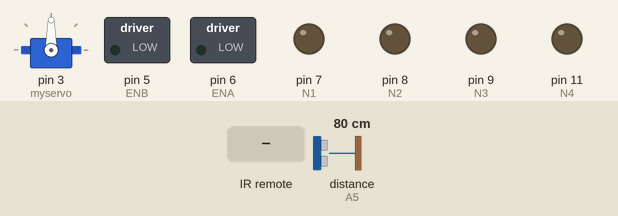
A sketch run on a simulated Arduino Uno, built with avr-gcc and run on an emulated ATmega328P. Parts: servo, switched loads named in the sketch (green lamp = pin HIGH), output pins drawn as LEDs (lit = HIGH). Dashed ring = blinking. The inputs (shaded band) are chosen by the test bench; at power-on: distance to the obstacle (sensor on A5) 80 cm. The echo pulse lasts 58.3 µs per cm.

Above: at 1.2 s.
1.3 s: infrared code 0xFFB04F received
At 2.1 s:
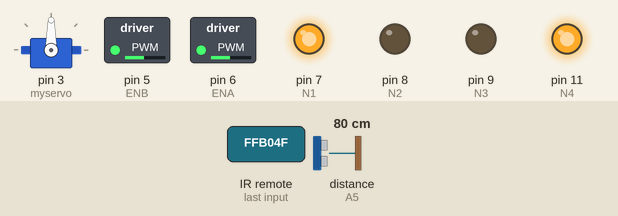
2.8 s: distance to the obstacle (sensor on A5) set to 22 cm
4.3 s: distance to the obstacle (sensor on A5) set to 17 cm
At 4.56 s:
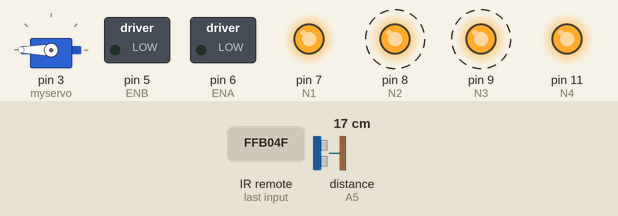
7.3 s: distance to the obstacle (sensor on A5) set to 12 cm
10.3 s: distance to the obstacle (sensor on A5) set to 9 cm
At 12.4 s:
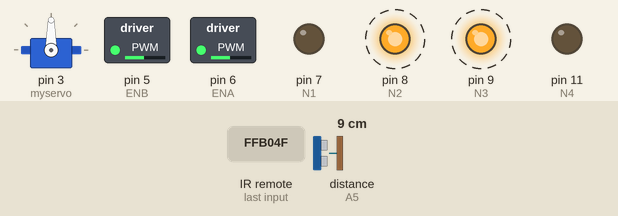
13.3 s: distance to the obstacle (sensor on A5) set to 35 cm
At 14.5 s:
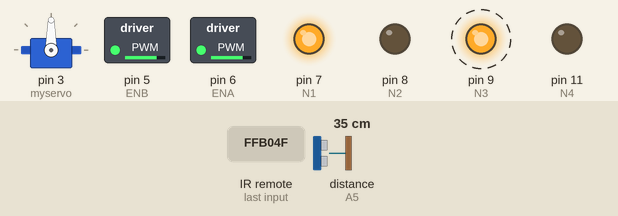
Timing chart, 0 to 16.6 s (numbered marks = the images above; inputs shaded):
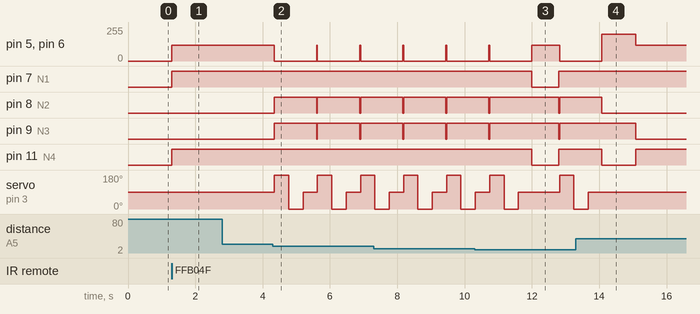

Measured:
- the behaviour switches between 20 and 19 cm on distance to the obstacle (sensor on A5) (found by bisection; images 1 and 2)
- the behaviour switches between 11 and 10 cm on distance to the obstacle (sensor on A5) (found by bisection; images 2 and 3)
- after the input at 1.3 s, pin 5 (ENB), pin 6 (ENA): 0/255 → 120/255 at once; pin 7 (N1), pin 11 (N4): LOW → HIGH at once
- after the input at 2.8 s, every drawn part: stays the same
- after the input at 4.3 s, pin 5 (ENB), pin 6 (ENA): 120/255 → 0/255 after 0.05 s; pin 8 (N2), pin 9 (N3): alternates HIGH for 1.3 s and LOW for 0.03 s, starting after 0.05 s; servo on pin 3 (myservo): 90° → 180° after 0.05 s, → 0° 0.43 s later, → 90° 0.43 s later, → 180° 0.43 s later, … (7 changes in this stretch)
- after the input at 10.3 s, pin 7 (N1), pin 11 (N4): HIGH → LOW after 1.7 s, → HIGH 0.80 s later; pin 8 (N2), pin 9 (N3): HIGH → LOW after 2.5 s, → HIGH 0.03 s later
- after the input at 13.3 s, pin 7 (N1): stops changing and stays HIGH; servo on pin 3 (myservo): goes on until 13.7 s, then stays 90°

The sketch:

robotCar.ino
```cpp
////Task 2, SR04 ultrasonic sensor starting example
//#include "SR04.h"
//#define TRIG_PIN 12 // change it to the pins on the robot car accordingly.
//#define ECHO_PIN 11
//SR04 sr04 = SR04(ECHO_PIN,TRIG_PIN);
//long a;
//void setup() {
//   Serial.begin(9600);
//   delay(1000);
//}
//void loop() {
//   a=sr04.Distance();
//   Serial.print(a);
//   Serial.println("cm");
//   delay(1000);
//}

//// Task 3, the servo motor
//#include <Servo.h>
//Servo myservo;  // create servo object to control a servo
//// twelve servo objects can be created on most boards
//int pos = 0;    // variable to store the servo position
//void setup() {
//  myservo.attach(3);  // attaches the servo on pin 3 to the servo object
//}
//void loop() {
//  for (pos = 0; pos <= 180; pos += 1) { // goes from 0 degrees to 180 degrees
//    // in steps of 1 degree
//    myservo.write(pos);              // tell servo to go to position in variable 'pos'
//    delay(15);                       // waits 15ms for the servo to reach the position
//  }
//  for (pos = 180; pos >= 0; pos -= 1) { // goes from 180 degrees to 0 degrees
//    myservo.write(pos);              // tell servo to go to position in variable 'pos'
//    delay(15);                       // waits 15ms for the servo to reach the position
//  }
//}

//// Task 4, DC motors
//int ENA=6;
//int ENB=5;
//int N1=7;
//int N2=8;
//int N3=9;
//int N4=11;
//void setup(){
////  pinMode(ENA,OUTPUT);
////  pinMode(ENB,OUTPUT);
////You do not need to call pinMode()
////to set the pin as an output before calling analogWrite().
//  pinMode(N1,OUTPUT);
//  pinMode(N2,OUTPUT);
//  pinMode(N3,OUTPUT);
//  pinMode(N4,OUTPUT);
//}
//void loop(){
//  analogWrite(ENA,100);//The PWM value is 0~255, 0 means always OFF, 255 means always ON.
//  analogWrite(ENB,100);
//  digitalWrite(N1,HIGH);
//  digitalWrite(N2,LOW);
//  digitalWrite(N3,LOW);
//  digitalWrite(N4,HIGH);
//}

//// Task 5, The line tracker
//int middle=4;
//int right=10;
//int left=2;
//int M=0;
//int R=0;
//int L=0;
//
//void setup(){
//  Serial.begin(9600);
//  pinMode(middle,INPUT);
//  pinMode(right,INPUT);
//  pinMode(left,INPUT);
//}
//
//void loop(){
//  M=digitalRead(middle);
////  R=digitalRead(right);
////  L=digitalRead(left);
//  Serial.println(M);
//  delay(500);
////  Serial.println(R);
////  delay(500);
////  Serial.println(L);
////  delay(500);
//}

//// Smart car tournament, Mode 1: let's go places
//#include <IRremote.h>
//int receiver = 12; // Signal Pin of IR receiver to Arduino Digital Pin 12
//IRrecv irrecv(receiver);     // create instance of 'irrecv'
//decode_results results;      // create instance of 'decode_results'
//
//int middle=4; // Line tracker
//int right=10;
//int left=2;
//int M=0;
//int R=0;
//int L=0;
//
//int ENA=6; // DC motor
//int ENB=5;
//int N1=7;
//int N2=8;
//int N3=9;
//int N4=11;
//
//int Mode=0;
//
//void setup()
//{
//  irrecv.enableIRIn(); // Start the receiver
//
//  pinMode(middle,INPUT);// Line tracker
//  pinMode(right,INPUT);
//  pinMode(left,INPUT);
//
//  pinMode(N1,OUTPUT); // DC motor
//  pinMode(N2,OUTPUT);
//  pinMode(N3,OUTPUT);
//  pinMode(N4,OUTPUT);
//}
//void loop()
//{
//  if (irrecv.decode(&results)) // have we received an IR signal?
//  {
//    modeCheck();
//    translateIR();
//    irrecv.resume(); // receive the next value
//  }
//}
//void modeCheck(){
//    if (results.value==0xFF6897)
//    {
//      Mode=1;
//    }
//    else if (results.value==0xFF9867){
//      Mode=2;
//    }
//    else if (results.value==0xFFB04F){
//      Mode=3;
//    }
//}
//void translateIR() // takes action based on IR code received
//{
//  if (Mode==1){
//      switch(results.value)
//      {
//      case 0xFF629D: goForward(); break;
//      case 0xFF22DD: turnLeft(); break;
//      case 0xFF02FD: stopCar(); break;
//      case 0xFFC23D: turnRight(); break;
//      case 0xFFA857: goBack(); break;
//    //  case 0xFF9867: lcd.print("2     "); break;
//    //  case 0xFFB04F: lcd.print("3     "); break;
//    //  case 0xFF6897: lcd.print("1     ");    break;
//    //  case 0xFF30CF: lcd.print("4     ");    break;
//    //  case 0xFF18E7: lcd.print("5     ");    break;
//    //  case 0xFF7A85: lcd.print("6     ");    break;
//    //  case 0xFF10EF: lcd.print("7     ");    break;
//    //  case 0xFF38C7: lcd.print("8     ");    break;
//    //  case 0xFF5AA5: lcd.print("9     ");    break;
//    //  case 0xFF42BD: lcd.print("STAR  ");    break;
//    //  case 0xFF4AB5: lcd.print("0     ");    break;
//    //  case 0xFF52AD: lcd.print("HASH ");    break;
//    //  case 0xFFFFFFFF: lcd.print("REPEAT");delay(1000); lcd.clear();break;
//    //  default:
//    //  lcd.print("INVALID");
//      }
//    }
//} //END translateIR
//
//void goForward(){
//  analogWrite(ENA,120);//The PWM value is 0~255, 0 means always OFF, 255 means always ON.
//  analogWrite(ENB,120);
//  digitalWrite(N1,HIGH);
//  digitalWrite(N2,LOW);
//  digitalWrite(N3,LOW);
//  digitalWrite(N4,HIGH);
//}
//void goBack(){
//  analogWrite(ENA,120);//The PWM value is 0~255, 0 means always OFF, 255 means always ON.
//  analogWrite(ENB,120);
//  digitalWrite(N1,LOW);
//  digitalWrite(N2,HIGH);
//  digitalWrite(N3,HIGH);
//  digitalWrite(N4,LOW);
//}
//void turnLeft(){
//  analogWrite(ENA,200);//The PWM value is 0~255, 0 means always OFF, 255 means always ON.
//  analogWrite(ENB,200);
//  digitalWrite(N1,LOW);
//  digitalWrite(N2,HIGH);
//  digitalWrite(N3,LOW);
//  digitalWrite(N4,HIGH);
//}
//void turnRight(){
//  analogWrite(ENA,200);//The PWM value is 0~255, 0 means always OFF, 255 means always ON.
//  analogWrite(ENB,200);
//  digitalWrite(N1,HIGH);
//  digitalWrite(N2,LOW);
//  digitalWrite(N3,HIGH);
//  digitalWrite(N4,LOW);
//}
//void stopCar(){
//  analogWrite(ENA,0);//The PWM value is 0~255, 0 means always OFF, 255 means always ON.
//  analogWrite(ENB,0);
//  digitalWrite(N1,HIGH);
//  digitalWrite(N2,HIGH);
//  digitalWrite(N3,HIGH);
//  digitalWrite(N4,HIGH);
//}

//// Mode 1 and Mode 2. Works perfectly.
//#include <IRremote.h>
//int receiver = 12; // Signal Pin of IR receiver to Arduino Digital Pin 12
//IRrecv irrecv(receiver);     // create instance of 'irrecv'
//decode_results results;      // create instance of 'decode_results'
//int Mode=0;
//
//int ENA=6; // DC motor
//int ENB=5;
//int N1=7;
//int N2=8;
//int N3=9;
//int N4=11;
//
//int middle=4; // Line tracker
//int right=10;
//int left=2;
//int M=0;
//int R=0;
//int L=0;
//
//void setup(){
//  irrecv.enableIRIn();
//  Serial.begin(9600);
//  pinMode(N1,OUTPUT); // DC motor
//  pinMode(N2,OUTPUT);
//  pinMode(N3,OUTPUT);
//  pinMode(N4,OUTPUT);
//
//  pinMode(middle,INPUT);// Line tracker
//  pinMode(right,INPUT);
//  pinMode(left,INPUT);
//}
//void loop(){
//  if (irrecv.decode(&results)){
//      modeCheck();
//      irrecv.resume(); // receive the next value
//  }
//  translateIR(); // Move this out of the IF statement above is SUPER important
//}
//void modeCheck(){
//    if (results.value==0xFF6897)
//    {
//      Mode=1;
//    }
//    else if (results.value==0xFF9867)
//    {
//      Mode=2;
//    }
//    else if (results.value==0xFF30CF){
//      Mode=4; // Just stop
//    }
//}
//
//void translateIR() // takes action based on IR code received
//{
//  if (Mode==1){
//      switch(results.value)
//      {
//      case 0xFF629D: goForward(); break;
//      case 0xFF22DD: turnLeft(); break;
//      case 0xFF02FD: stopCar(); break;
//      case 0xFFC23D: turnRight(); break;
//      case 0xFFA857: goBack(); break;
//      }
//  }
//  else if (Mode==2){
//      M=digitalRead(middle);
//      R=digitalRead(right);
//      L=digitalRead(left);
//      if (M==0 && R==1 && L==1){
//        goForward();
//      }
//      else if (R==0 && L==1){
//        turnRight();
//      }
//      else if (R==1 && L==0){
//        turnLeft();
//      }
//  }
//  else if (Mode==4){
//      stopCar();
//   }
//}
//void goForward(){
//  analogWrite(ENA,120);//The PWM value is 0~255, 0 means always OFF, 255 means always ON.
//  analogWrite(ENB,120);
//  digitalWrite(N1,HIGH);
//  digitalWrite(N2,LOW);
//  digitalWrite(N3,LOW);
//  digitalWrite(N4,HIGH);
//}
//void goBack(){
//  analogWrite(ENA,120);//The PWM value is 0~255, 0 means always OFF, 255 means always ON.
//  analogWrite(ENB,120);
//  digitalWrite(N1,LOW);
//  digitalWrite(N2,HIGH);
//  digitalWrite(N3,HIGH);
//  digitalWrite(N4,LOW);
//}
//void turnLeft(){
//  analogWrite(ENA,200);//The PWM value is 0~255, 0 means always OFF, 255 means always ON.
//  analogWrite(ENB,200);
//  digitalWrite(N1,LOW);
//  digitalWrite(N2,HIGH);
//  digitalWrite(N3,LOW);
//  digitalWrite(N4,HIGH);
//}
//void turnRight(){
//  analogWrite(ENA,200);//The PWM value is 0~255, 0 means always OFF, 255 means always ON.
//  analogWrite(ENB,200);
//  digitalWrite(N1,HIGH);
//  digitalWrite(N2,LOW);
//  digitalWrite(N3,HIGH);
//  digitalWrite(N4,LOW);
//}
//void stopCar(){
//  analogWrite(ENA,0);//The PWM value is 0~255, 0 means always OFF, 255 means always ON.
//  analogWrite(ENB,0);
//  digitalWrite(N1,HIGH);
//  digitalWrite(N2,HIGH);
//  digitalWrite(N3,HIGH);
//  digitalWrite(N4,HIGH);
//}

// Mode 3, obstacle avoider
#include <SR04.h> // Untrosonic sensor
#define TRIG_PIN A5
#define ECHO_PIN A4
SR04 sr04 = SR04(ECHO_PIN,TRIG_PIN);
long a;

#include <Servo.h>
Servo myservo;  // create servo object to control a servo
// twelve servo objects can be created on most boards
int pos = 90;    // variable to store the servo position

#include <IRremote.h> // Remote controller
int receiver = 12; // Signal Pin of IR receiver to Arduino Digital Pin 12
IRrecv irrecv(receiver);     // create instance of 'irrecv'
decode_results results;      // create instance of 'decode_results'
int Mode=0;

int ENA=6; // DC motor
int ENB=5;
int N1=7;
int N2=8;
int N3=9;
int N4=11;

int middle=4; // Line tracker
int right=10;
int left=2;
int M=0;
int R=0;
int L=0;

void setup(){
//  Serial.begin(9600);
  myservo.attach(3);  // attaches the servo on pin 3 to the servo object

  myservo.write(90);  // initialize servo position

  pinMode(TRIG_PIN,OUTPUT);
  pinMode(ECHO_PIN,INPUT);

  irrecv.enableIRIn(); // IR remote
//  Serial.begin(9600);
  pinMode(N1,OUTPUT); // DC motor
  pinMode(N2,OUTPUT);
  pinMode(N3,OUTPUT);
  pinMode(N4,OUTPUT);

  pinMode(middle,INPUT);// Line tracker
  pinMode(right,INPUT);
  pinMode(left,INPUT);
}
void loop(){
  if (irrecv.decode(&results)){
      modeCheck();
      irrecv.resume(); // receive the next value
  }
  translateIR();
}
void modeCheck(){
    if (results.value==0xFF6897)
    {
      Mode=1; // Enter Mode 1, Go places
    }
    else if (results.value==0xFF9867)
    {
      Mode=2; // Enter Mode 2, Line tracker
    }
    else if (results.value==0xFFB04F){
      Mode=3; // Enter Mode 3, obstacle avoider
    }
    else if (results.value==0xFF30CF){
      Mode=4; // Just stop
    }
}

void translateIR() // takes action based on IR code received
{
  if (Mode==1){Serial.println(results.value);
      switch(results.value)
      {
      case 0xFF629D: goForward(); break;
      case 0xFF22DD: turnLeft(); break;
      case 0xFF02FD: stopCar(); break;
      case 0xFFC23D: turnRight(); break;
      case 0xFFA857: goBack(); break;
      }
  }
  else if (Mode==2){
      M=digitalRead(middle);
      R=digitalRead(right);
      L=digitalRead(left);
      if (M==0 && R==1 && L==1){
        goForward();
      }
      else if (R==0 && L==1){
        turnRight();
      }
      else if (R==1 && L==0){
        turnLeft();
      }
  }
  else if (Mode==3){
      goForward();
      a=sr04.Distance();
      Serial.println(a);
      if (a<20){
        stopCar();
        myservo.write(180);
        delay(400);
        int leftDist=sr04.Distance();
        myservo.write(0);
        delay(400);
        int rightDist=sr04.Distance();
        myservo.write(90);
        delay(400);
        if (rightDist>leftDist){
          turnRight(); // how to make it turn for 90 degree?
          delay(1000);
          translateIR();
        }
        else if (rightDist<leftDist){
          turnLeft(); // how to make it turn for 90 degrees?
          delay(1000);
          translateIR();
        }
        else if ((rightDist<=10) || (leftDist<=10)){
          goBack(); // how to make it go back for a certian distance
          delay(800);
          translateIR();
        }
        else {
          goForward();
        }
      }
      else {
        goForward();
      }
  }
  else if (Mode==4){
      stopCar();
   }
}
void goForward(){
  analogWrite(ENA,120);//The PWM value is 0~255, 0 means always OFF, 255 means always ON.
  analogWrite(ENB,120);
  digitalWrite(N1,HIGH);
  digitalWrite(N2,LOW);
  digitalWrite(N3,LOW);
  digitalWrite(N4,HIGH);
}
void goBack(){
  analogWrite(ENA,120);//The PWM value is 0~255, 0 means always OFF, 255 means always ON.
  analogWrite(ENB,120);
  digitalWrite(N1,LOW);
  digitalWrite(N2,HIGH);
  digitalWrite(N3,HIGH);
  digitalWrite(N4,LOW);
}
void turnLeft(){
  analogWrite(ENA,200);//The PWM value is 0~255, 0 means always OFF, 255 means always ON.
  analogWrite(ENB,200);
  digitalWrite(N1,LOW);
  digitalWrite(N2,HIGH);
  digitalWrite(N3,LOW);
  digitalWrite(N4,HIGH);
}
void turnRight(){
  analogWrite(ENA,200);//The PWM value is 0~255, 0 means always OFF, 255 means always ON.
  analogWrite(ENB,200);
  digitalWrite(N1,HIGH);
  digitalWrite(N2,LOW);
  digitalWrite(N3,HIGH);
  digitalWrite(N4,LOW);
}
void stopCar(){
  analogWrite(ENA,0);//The PWM value is 0~255, 0 means always OFF, 255 means always ON.
  analogWrite(ENB,0);
  digitalWrite(N1,HIGH);
  digitalWrite(N2,HIGH);
  digitalWrite(N3,HIGH);
  digitalWrite(N4,HIGH);
}
```
